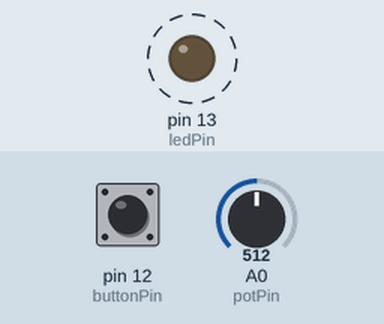
Simulated run of this program. Board: Teensy 3. Shown: output pins drawn as LEDs (lit = HIGH). Dashed ring = blinking. The inputs (shaded band) are chosen by the test bench; at power-on: A0 (potPin) = 512, pin 12 (buttonPin) HIGH (analog values on the 0–1023 scale). What the program prints to the serial monitor is not drawn.

Above: at 1.2 s.
1.3 s: A0 (potPin) set to 527
2.8 s: pin 12 (buttonPin) pulled LOW for 0.15 s
At 3.8 s:
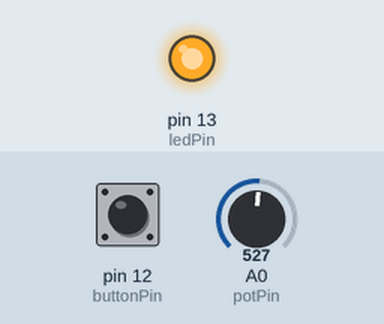
4.4 s: pin 12 (buttonPin) pulled LOW for 1 s
At 5.1 s:
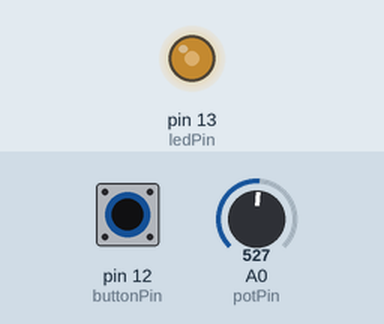
6.9 s: A0 (potPin) set to 716
9.9 s: A0 (potPin) set to 690
At 10.7 s:
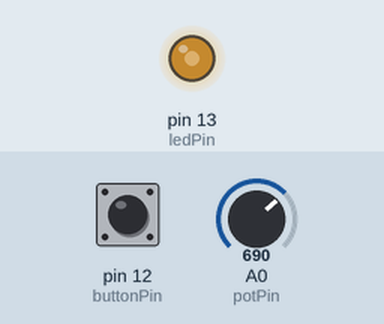
11.4 s: pin 12 (buttonPin) pulsed LOW 5 times (0.12 s each, 0.3 s apart)
At 13.8 s:
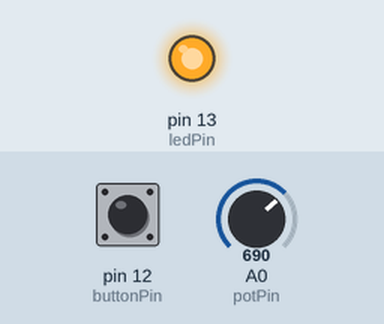
Timing chart, 0 to 15.3 s (numbered marks = the images above; inputs shaded):
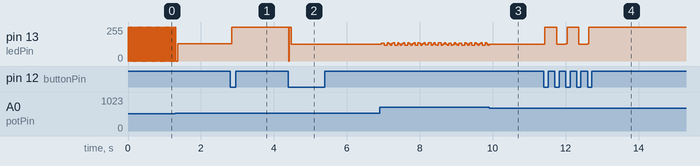

Measured:
- after the input at 2.8 s, pin 13 (ledPin): 130/255 → 255/255 at once
- after the input at 4.4 s, pin 13 (ledPin): 255/255 → 125/255 at once
- after the input at 9.9 s, pin 13 (ledPin): goes on until 9.9 s, then stays 127/255
- after the input at 11.4 s, pin 13 (ledPin): alternates 255/255 for 0.34 s and 124/255 for 0.24 s, 5 changes in all, then stays 255/255, starting at once

The program:

main.cpp
```cpp
/*
Flynn Stilwell May 2020

This is the finished code for the Flicker Fusion Threshold project.

A potentiometer is used to alter the frequency of blinking led. One the flicker fusion
threshold is found, the user can press the button and the serial monitor will display
the chosen frequency.

*/


#include <Arduino.h>

#define potPin 14
#define ledPin 13
#define buttonPin 12

//Declare Variables
const int32_t debounceTime_ms = 150;
bool buttonState = 0;

uint32_t scanTime = 0;
volatile bool ledState = 0;
float freq = 0;

//Variables and Constants for Mapping
uint32_t inputPot = 0;
const uint32_t inputMin = 0;
const uint32_t inputMax = 102;

uint32_t outputPeriod = 0;
const uint32_t outputPeriodMin = 1; //Minimum period of 1 to avoid dividing by 0 later
const uint32_t outputPeriodMax = 40000; // 40,000 usecs

//Funtion Prototypes
void ISR_Button();
void saveFreq();


//======================================= Setup ==================================================
void setup() {
 pinMode(potPin, INPUT);
 pinMode(ledPin, OUTPUT);
 analogReadResolution(10); //10bit ADC

 //Initialise interrupt
 attachInterrupt(buttonPin, ISR_Button, FALLING); //Faling edge detection

 Serial.begin(115200);
}
//===================================== Main Loop ================================================
void loop() {
 static uint32_t previousTime_us = 0; //Static -> reads once

 //Change state to save frequency
 while(buttonState == 1){
   saveFreq();
 }

 //PWM plot point 1
 //Serial.println(ledState);

 //Toggle LED state
 ledState = !ledState;
 digitalWrite(ledPin,ledState);

 //PWM plot point 2
 //Serial.println(ledState);

 //Format input signal
 inputPot = analogRead(potPin)/10; //Divide by 10 for more stable values
 inputPot = constrain(inputPot,1,102);

 //Map input to output range
 outputPeriod = map(inputPot, inputMin, inputMax, outputPeriodMax, outputPeriodMin);

 //Calculate frequency
 freq = (1.0/outputPeriod) * 1000000.0; //Multiply by 10^6 to get Hz result as period is in usec

 //Print Results
//  Serial.print("Input val: ");
//  Serial.print(inputPot);
//  Serial.print(" Output val: ");
//  Serial.print(outputPeriod);
//  Serial.print(" Button: ");
//  Serial.print(buttonState);

 Serial.print(" Frequency: ");
 Serial.print(freq);
 Serial.println("Hz ");

//Configure scan time
 scanTime = outputPeriod/2;
 while((micros()-previousTime_us) <= scanTime) {
   //do nothing
 }

 previousTime_us = micros();
}
//======================================= ISR ==================================================
//Interrupt service routine
void ISR_Button(){
  static uint32_t previousMillisButton = 0;
  uint32_t currentMillisButton = millis();

  //Serial.println("Arrived in ISR");
    if ((currentMillisButton - previousMillisButton) >= debounceTime_ms){
      previousMillisButton = currentMillisButton;
      buttonState = !buttonState;
    }
}
//======================================= Save Frequency========================================
//End of program
void saveFreq(){
  Serial.print("Chosen freq: ");
  Serial.print(freq);
  Serial.print("Hz Period: ");
  Serial.print(outputPeriod);
  Serial.println("us. Press button to return");
}
```
